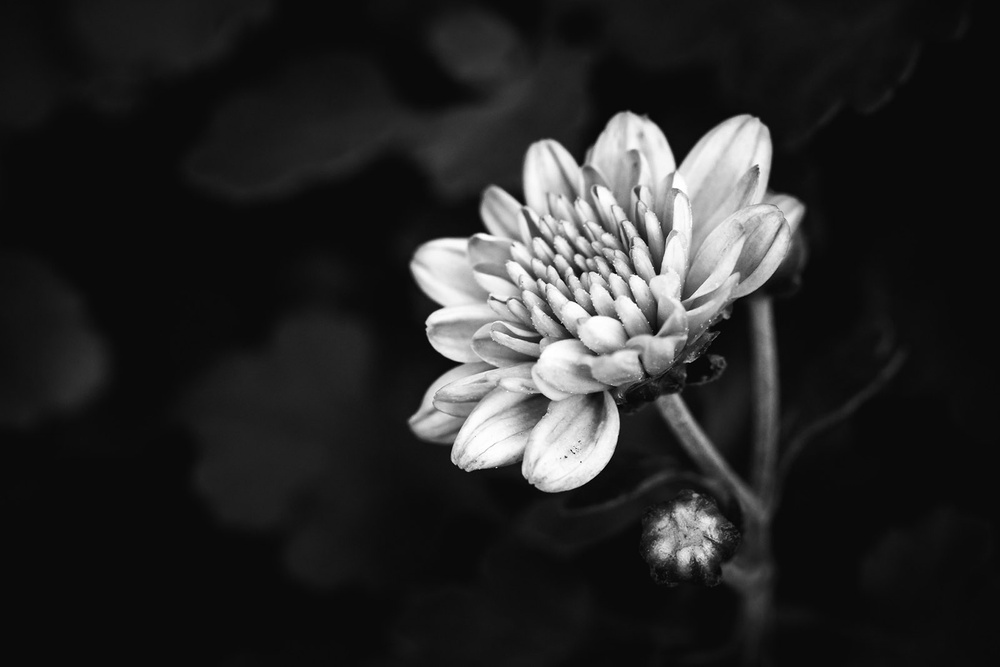
#> input picture 1_michelson_vs_rms/photo1.jpg, 1000 x 667 px, shrunk from 1600 x 1067 before the run
$ python create_image.py
#> lines starting #> are read from the running program, lines starting #| are printed output that depends on the picture


import numpy as np
import matplotlib.pyplot as plt
from PIL import Image


def michelson(im):
    imax = np.max(image)
    imin = np.min(image)
    mich = (imax - imin) / (imax + imin)
    return mich


def RMS(im):
    meani = np.mean(im)
    nb_pix = np.prod(im.shape)
    return np.sqrt(((im - meani)**2).sum() / nb_pix)


def change_constrast(im, new_min, new_max):
    imin = np.min(im)
    imax = np.max(im)

    im = (im - imin) / (imax - imin)  # Between 0 and 1
    im = im * (new_max - new_min) + new_min
    return im


fname = 'photo1.jpg'
# fname = 'photo2.jpg'
# fname = 'photo3.png'
# fname = 'photo4.jpg'

image = Image.open(fname).convert("L")
image = np.asarray(image, dtype=float)
#> image: shape (667, 1000) float64


fig, axs = plt.subplots(2, 3)

image = change_constrast(image, 0, 255)
#> in change_constrast, `imin = np.min(im)`: imin = 0
#> in change_constrast, `imax = np.max(im)`: imax = 255
axs[0, 0].imshow(image, cmap='gray', vmin=0, vmax=255)
axs[1, 0].hist(image.flatten(), range=[0, 255], bins=50)
axs[0, 0].title.set_text("Michelson: {:.2f}\nRMS: {:.2f}"
                         .format(michelson(image), RMS(image)))
#> in michelson, `imin = np.min(image)`: imin = 0
#> in michelson, `mich = (imax - imin) / (imax + imin)`: mich = 1
#> in RMS, `meani = np.mean(im)`: meani = 40.28

image = change_constrast(image, 40, 220)
#> call 2 of change_constrast, with new_min = 40, new_max = 220
#> in change_constrast (call 2), `im = im * (new_max - new_min) + new_min`:
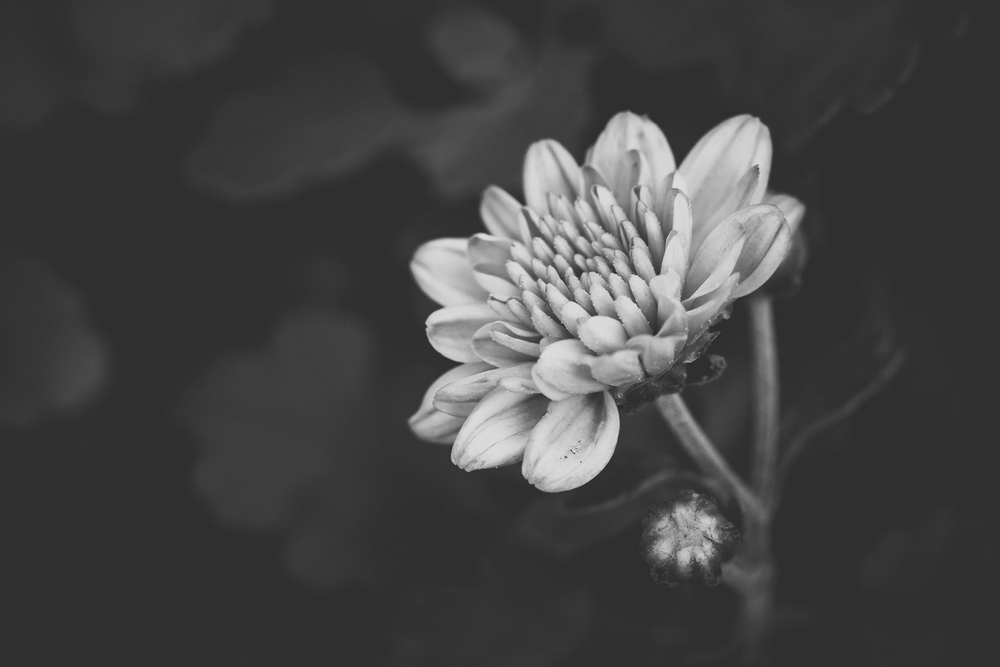
#> im: shape (667, 1000) float64; min 40, max 220, mean 68.4
axs[0, 1].imshow(image, cmap='gray', vmin=0, vmax=255)
axs[1, 1].hist(image.flatten(), range=[0, 255], bins=50)
axs[0, 1].title.set_text("Michelson: {:.2f}\nRMS: {:.2f}"
                         .format(michelson(image), RMS(image)))

image = change_constrast(image, 100, 180)
#> call 3 of change_constrast, with new_min = 100, new_max = 180
#> in change_constrast (call 3), `imin = np.min(im)`: imin = 40
#> in change_constrast (call 3), `imax = np.max(im)`: imax = 220
#> in change_constrast (call 3), `im = im * (new_max - new_min) + new_min`:
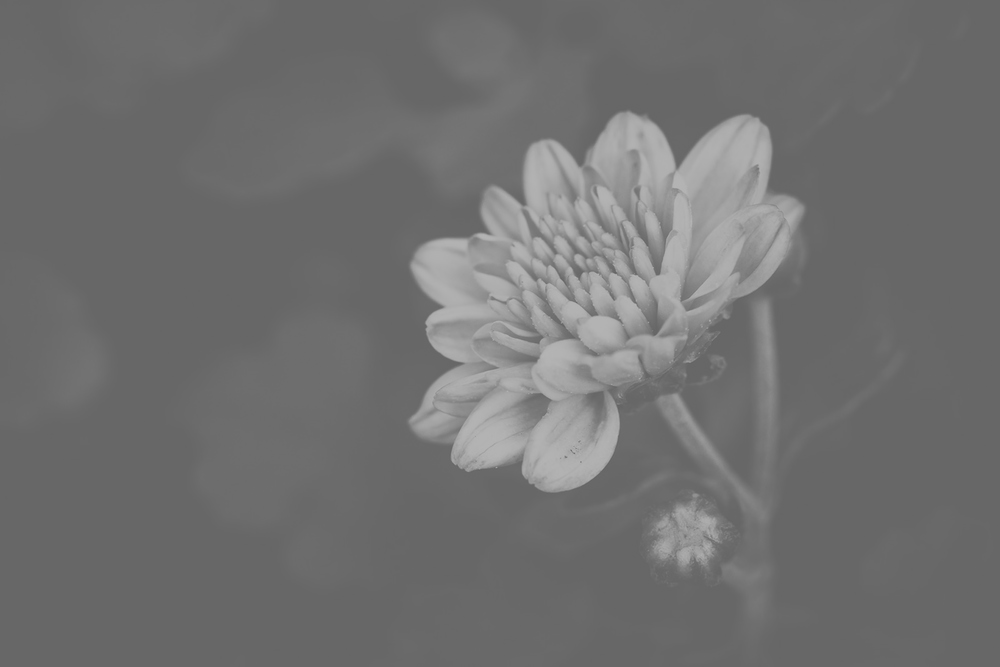
#> im: shape (667, 1000) float64; min 100, max 180, mean 112.6
axs[0, 2].imshow(image, cmap='gray', vmin=0, vmax=255)
axs[1, 2].hist(image.flatten(), range=[0, 255], bins=50)
axs[0, 2].title.set_text("Michelson: {:.2f}\nRMS: {:.2f}"
                         .format(michelson(image), RMS(image)))
plt.show()
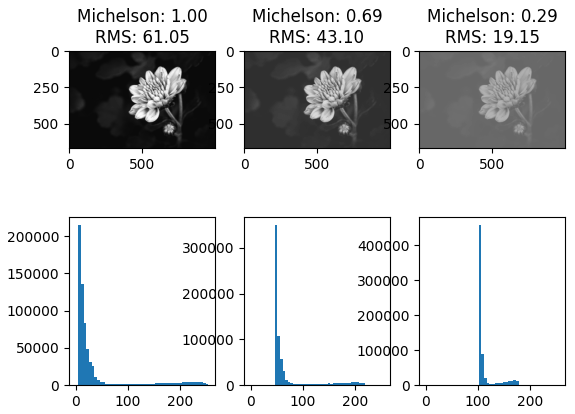
#> figure drawn by matplotlib, 6 panels; panel 4: tallest bar 214498 high, from x = 5.1 to 10.2; panel 5: tallest bar 349454 high, from x = 45.9 to 51; panel 6: tallest bar 456669 high, from x = 102 to 107.1

$ run again, with 1_michelson_vs_rms/photo2.jpg copied over 1_michelson_vs_rms/photo1.jpg
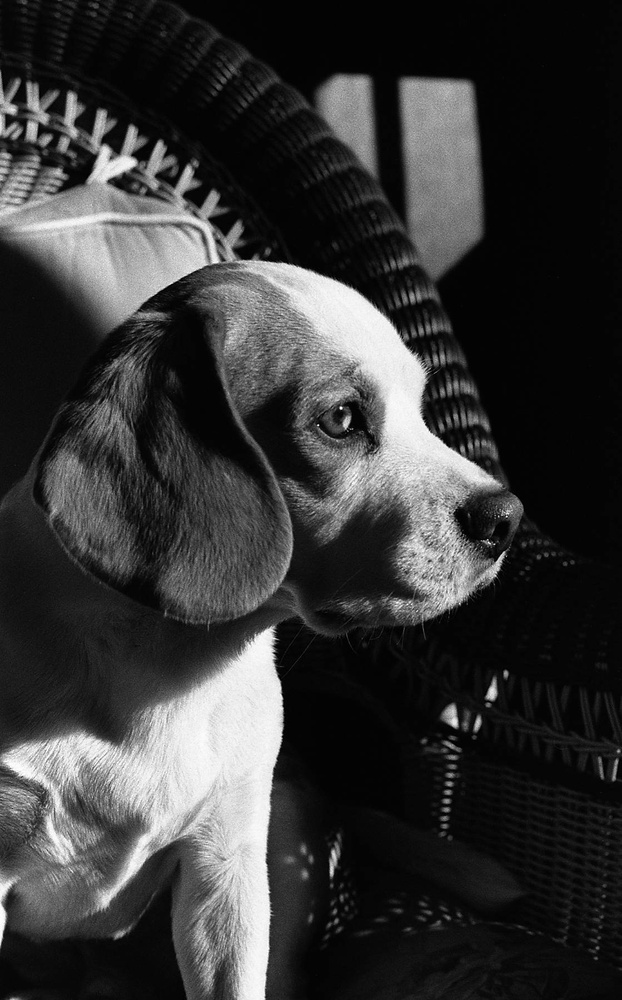
#> input picture 1_michelson_vs_rms/photo2.jpg, 622 x 1000 px, shrunk from 1119 x 1799 before the run
#> image is the input picture: PIL image 622x1000 L; min 0, max 255, mean 54.9
#> image: shape (1000, 622) float64
#> in change_constrast, `imin = np.min(im)`: imin = 0
#> in change_constrast, `imax = np.max(im)`: imax = 255
#> in michelson, `imin = np.min(image)`: imin = 0
#> mich = 1
#> meani = 54.85
#> in change_constrast (call 2), `im = im * (new_max - new_min) + new_min`:
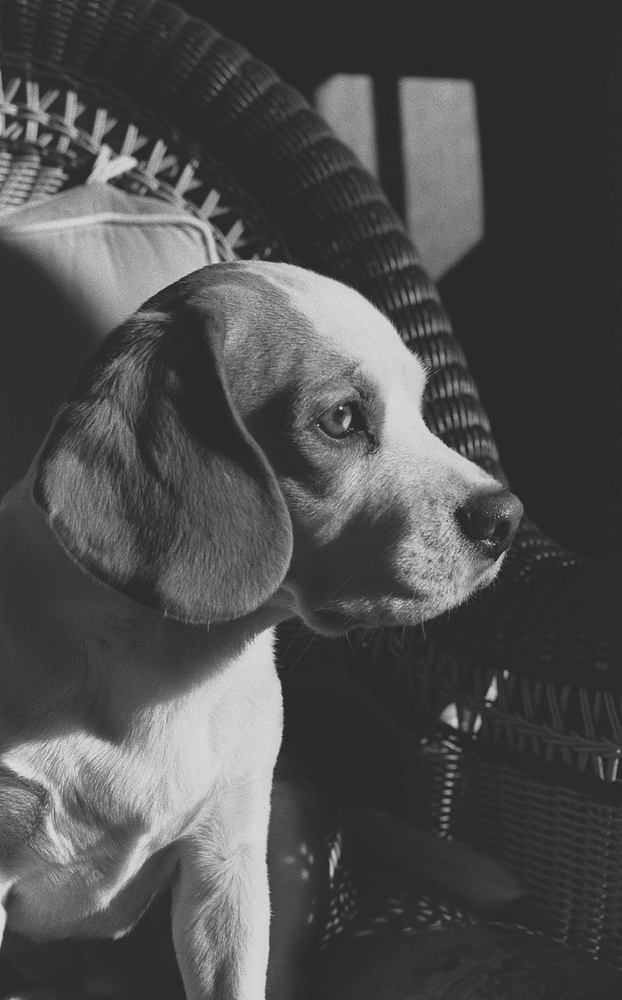
#> im: shape (1000, 622) float64; min 40, max 220, mean 78.7
#> in change_constrast (call 3), `imin = np.min(im)`: imin = 40
#> in change_constrast (call 3), `imax = np.max(im)`: imax = 220
#> in change_constrast (call 3), `im = im * (new_max - new_min) + new_min`:
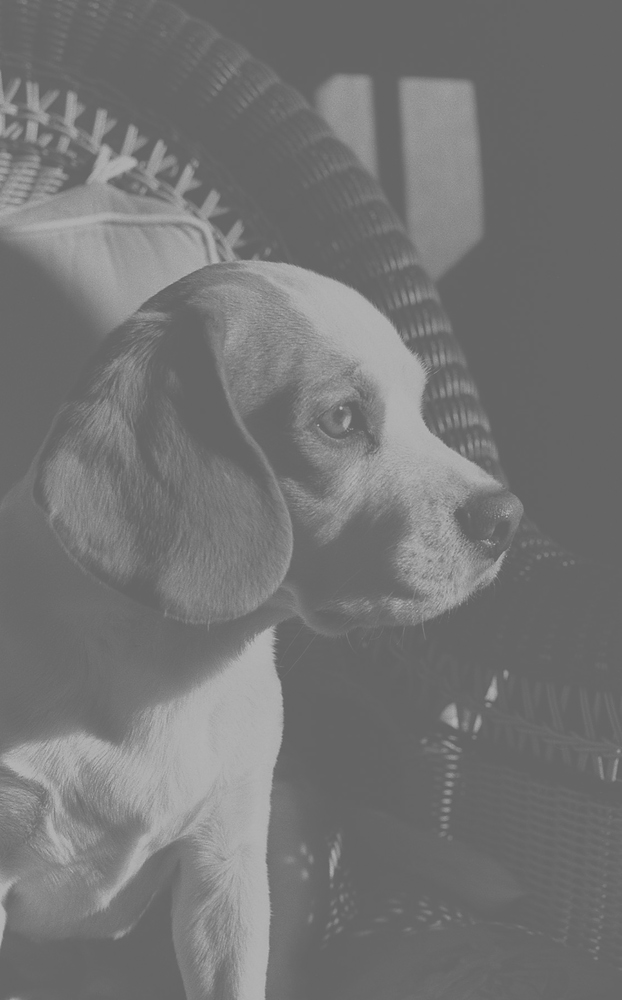
#> im: shape (1000, 622) float64; min 100, max 180, mean 117.2

$ run again, with 1_michelson_vs_rms/photo4.jpg copied over 1_michelson_vs_rms/photo1.jpg
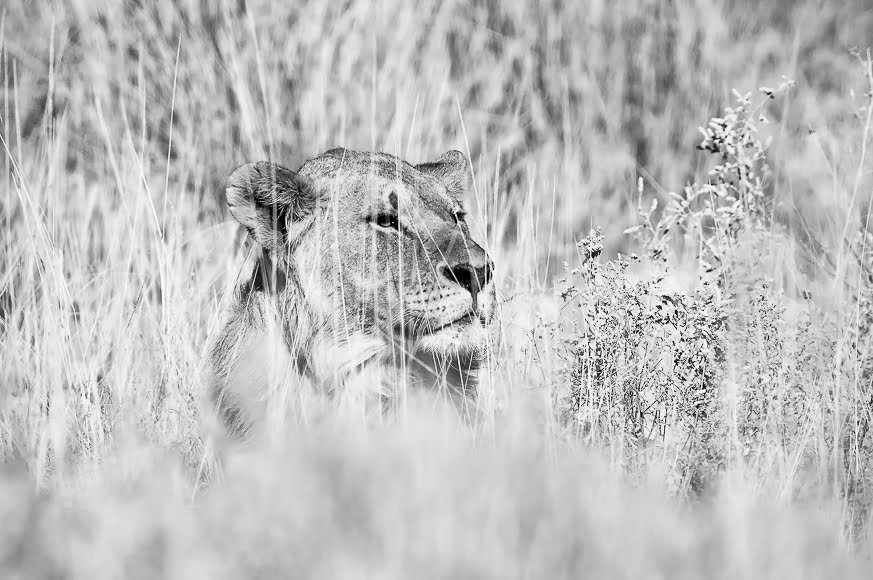
#> input picture 1_michelson_vs_rms/photo4.jpg, 873 x 580 px
#> in change_constrast, `imin = np.min(im)`: imin = 0
#> in change_constrast, `imax = np.max(im)`: imax = 255
#> in michelson, `imin = np.min(image)`: imin = 0
#> mich = 1
#> meani = 190.1
#> in change_constrast (call 2), `im = im * (new_max - new_min) + new_min`:
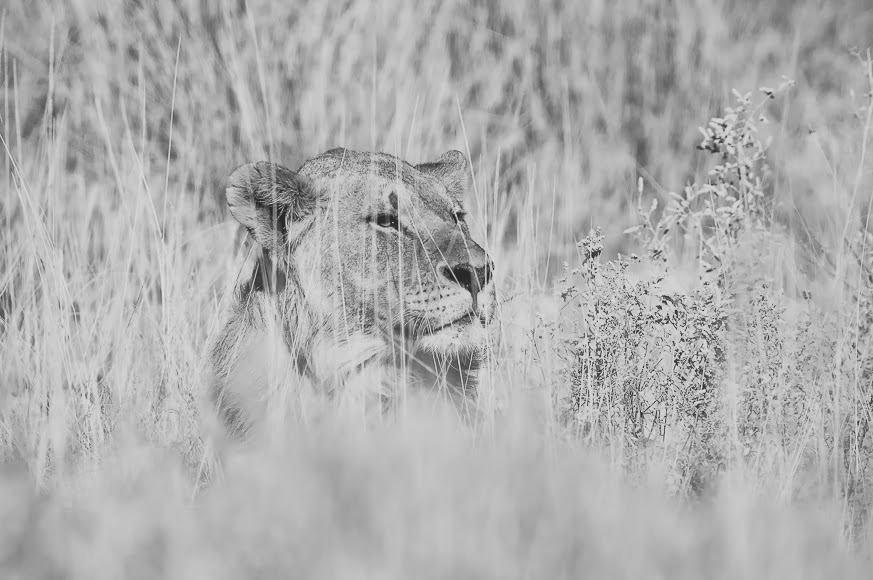
#> im: shape (580, 873) float64; min 40, max 220, mean 174.2
#> in change_constrast (call 3), `imin = np.min(im)`: imin = 40
#> in change_constrast (call 3), `imax = np.max(im)`: imax = 220
#> in change_constrast (call 3), `im = im * (new_max - new_min) + new_min`:
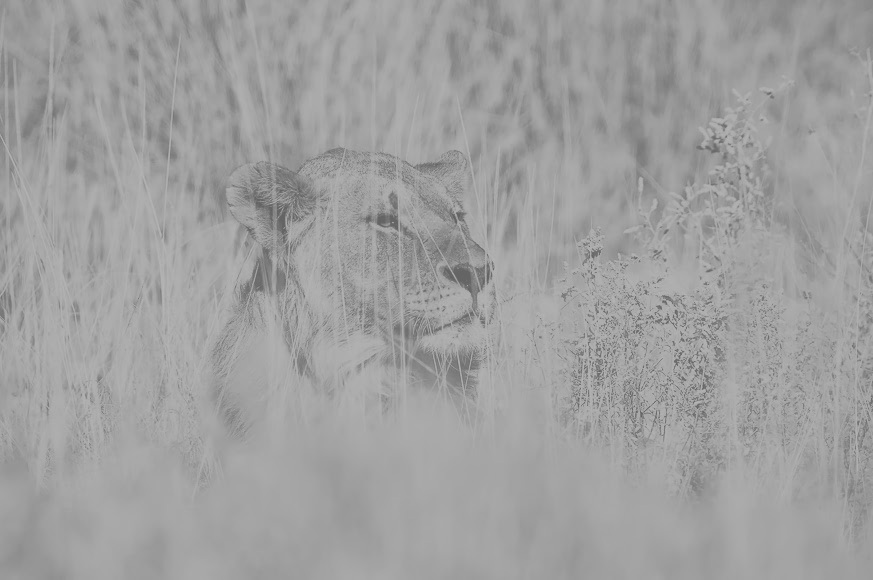
#> im: shape (580, 873) float64; min 100, max 180, mean 159.7
